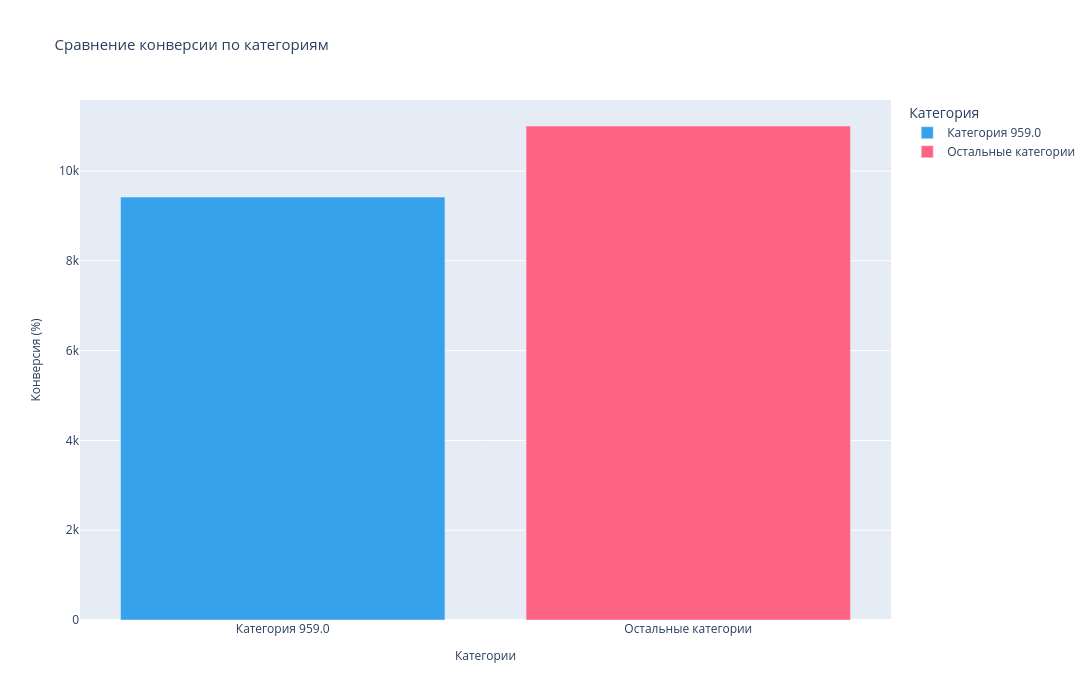

Notebook source saved alongside this figure:
### Markdown cell above
Построим графики проведённого $Z$-теста, чтобы наглядно показать результаты.

Строим столбчатую диаграмму сравнения конверсии по категориям:

### Code cell
# Отдельно рассчитаем конверсии
top_conversion = (top_views / top_transactions) * 100
other_conversion = (other_views / other_transactions) * 100


# Создаём DataFrame с рассчитанными данными для построения графика
data = pd.DataFrame(
    {
        'Категория': ['Категория 959.0', 'Остальные категории'],
        'Конверсия (%)': [top_conversion, other_conversion]  
    }
)



# Задаём заглавие для графика
print('\n')
print('-' * 110)
print('==========================| Столбчатая диаграмма сравнения конверсии по категориям |==========================')
print('-' * 110)

# Строим столбчатую диаграмму
fig = px.bar(
    data, 
    x = 'Категория', 
    y = 'Конверсия (%)', 
    title = 'Сравнение конверсии по категориям',
    color = 'Категория', 
    color_discrete_sequence = ['#36A2EB', '#FF6384']
)

# Настройка оформления
fig.update_layout(
    width = 1200,
    height = 700,
    title_font_size = 15,
    yaxis_title = 'Конверсия (%)', 
    xaxis_title = 'Категории',
    xaxis_title_font_size = 12,
    yaxis_title_font_size = 12,
    showlegend = True
)

# Выводим график
fig.show()
print('-' * 110)

### Figure 1 — Plotly figure (JSON) as saved in the notebook; plotly's stock layout.template omitted (floating-point values rounded to 4 significant figures)
{"data": [{"hovertemplate": "Категория=%{x}<br>Конверсия (%)=%{y}<extra></extra>", "legendgroup": "Категория 959.0", "marker": {"color": "#36A2EB", "pattern": {"shape": ""}}, "name": "Категория 959.0", "orientation": "v", "showlegend": true, "textposition": "auto", "type": "bar", "x": ["Категория 959.0"], "xaxis": "x", "y": [9420.0], "yaxis": "y"}, {"hovertemplate": "Категория=%{x}<br>Конверсия (%)=%{y}<extra></extra>", "legendgroup": "Остальные категории", "marker": {"color": "#FF6384", "pattern": {"shape": ""}}, "name": "Остальные категории", "orientation": "v", "showlegend": true, "textposition": "auto", "type": "bar", "x": ["Остальные категории"], "xaxis": "x", "y": [11000.0], "yaxis": "y"}], "layout": {"barmode": "relative", "height": 700, "legend": {"title": {"text": "Категория"}, "tracegroupgap": 0}, "showlegend": true, "title": {"font": {"size": 15}, "text": "Сравнение конверсии по категориям"}, "width": 1200, "xaxis": {"anchor": "y", "categoryarray": ["Категория 959.0", "Остальные категории"], "categoryorder": "array", "domain": [0, 1], "title": {"font": {"size": 12}, "text": "Категории"}}, "yaxis": {"anchor": "x", "domain": [0, 1], "title": {"font": {"size": 12}, "text": "Конверсия (%)"}}}}
